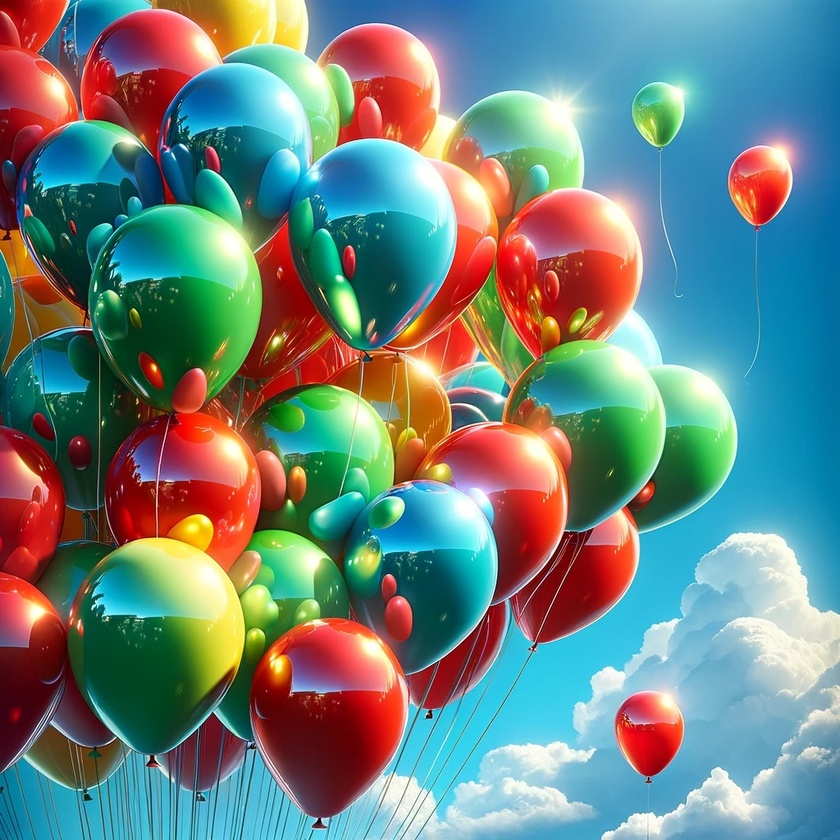
#> input picture assets/WhatsApp Image 2024-02-29 at 10.24.03 AM.jpeg, 840 x 840 px, shrunk from 1024 x 1024 before the run
$ python RnGDetection_fixed.py
#> lines starting #> are read from the running program, lines starting #| are printed output that depends on the picture; after the words box and inside, x2 and y2 are one past the last pixel; in counts of white or black regions, pixels touching at a corner belong together
import cv2
import numpy as np

# Load your image
image_path = 'assets/WhatsApp Image 2024-02-29 at 10.24.03 AM.jpeg'
image = cv2.imread(image_path)
#> image is the input picture: shape (840, 840, 3); mean B, G, R 127.1, 131, 109.7

# Check if image is loaded properly
if image is None:
    print("Error: Image not found. Check the file path.")
else:
    # Convert to HSV
    hsv = cv2.cvtColor(image, cv2.COLOR_BGR2HSV)
#> hsv: shape (840, 840, 3); mean H, S, V 80.3, 165.1, 175.3

    # Adjusted range for red color to catch close shades and exclude pinks
    # Increase the lower bounds of saturation and value to exclude lighter shades
    lower_red1 = np.array([0, 120, 100])  # Adjusted
    upper_red1 = np.array([10, 255, 255])
    mask_red1 = cv2.inRange(hsv, lower_red1, upper_red1)
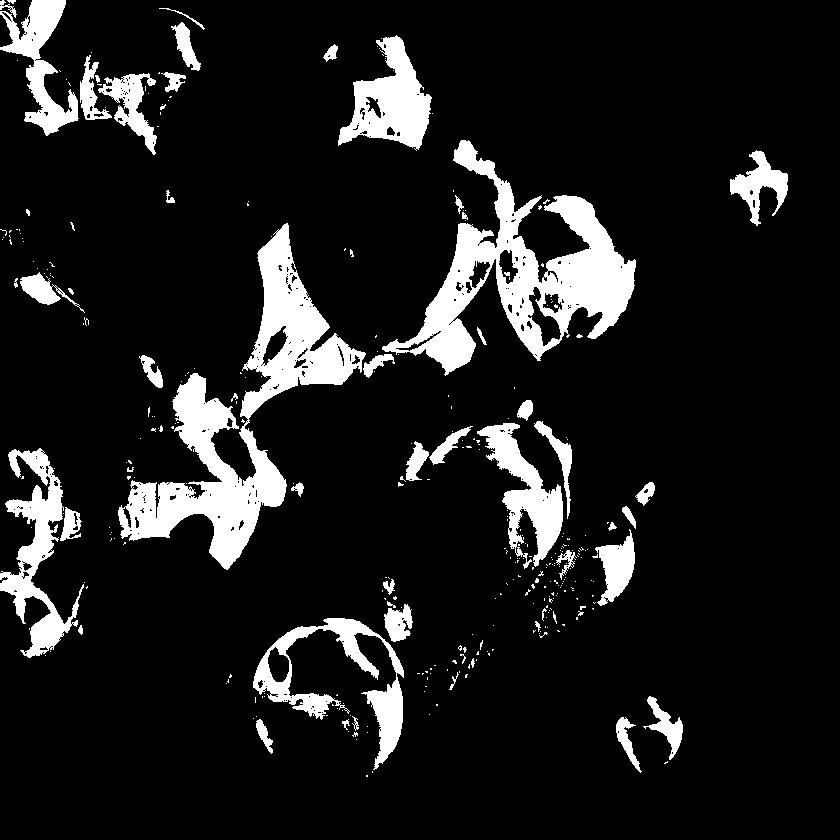
#> mask_red1: shape (840, 840); 11.4% white; 342 white regions (286 under 20 px), largest, box (x1, y1, x2, y2) and area: (118, 223, 366, 570) 21179, (382, 140, 636, 376) 18345, (0, 448, 84, 658) 5725

    lower_red2 = np.array([170, 120, 100])  # Adjusted
    upper_red2 = np.array([180, 255, 255])
    mask_red2 = cv2.inRange(hsv, lower_red2, upper_red2)
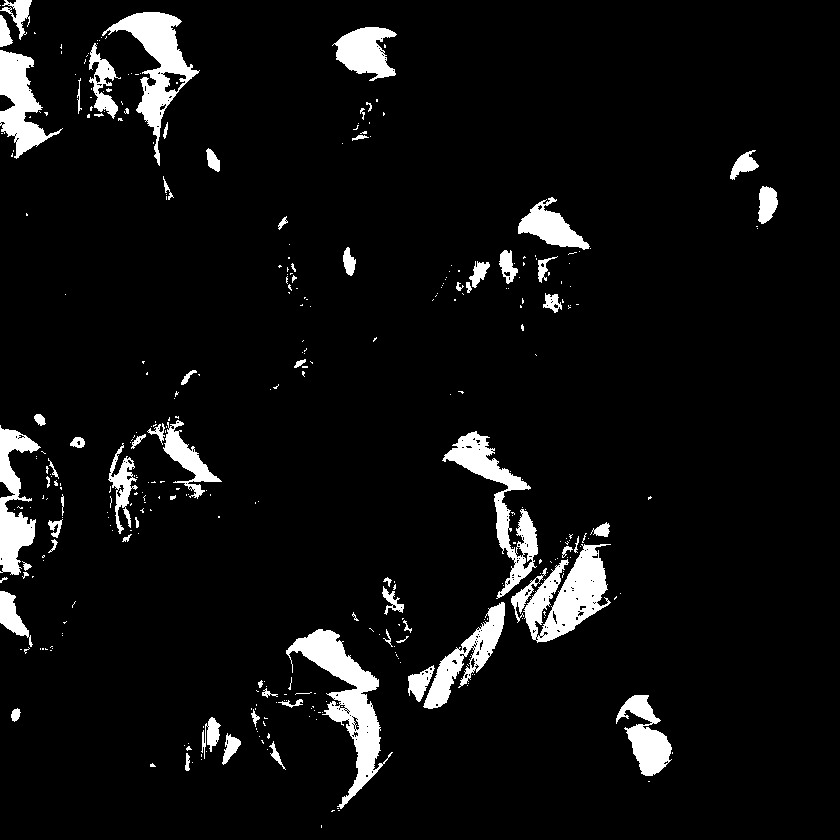
#> mask_red2: shape (840, 840); 6.3% white; 361 white regions (287 under 20 px), largest, box (x1, y1, x2, y2) and area: (286, 629, 393, 809) 5194, (523, 544, 611, 643) 4310, (102, 12, 200, 166) 4061

    # Combine the masks for red
    mask_red = cv2.bitwise_or(mask_red1, mask_red2)
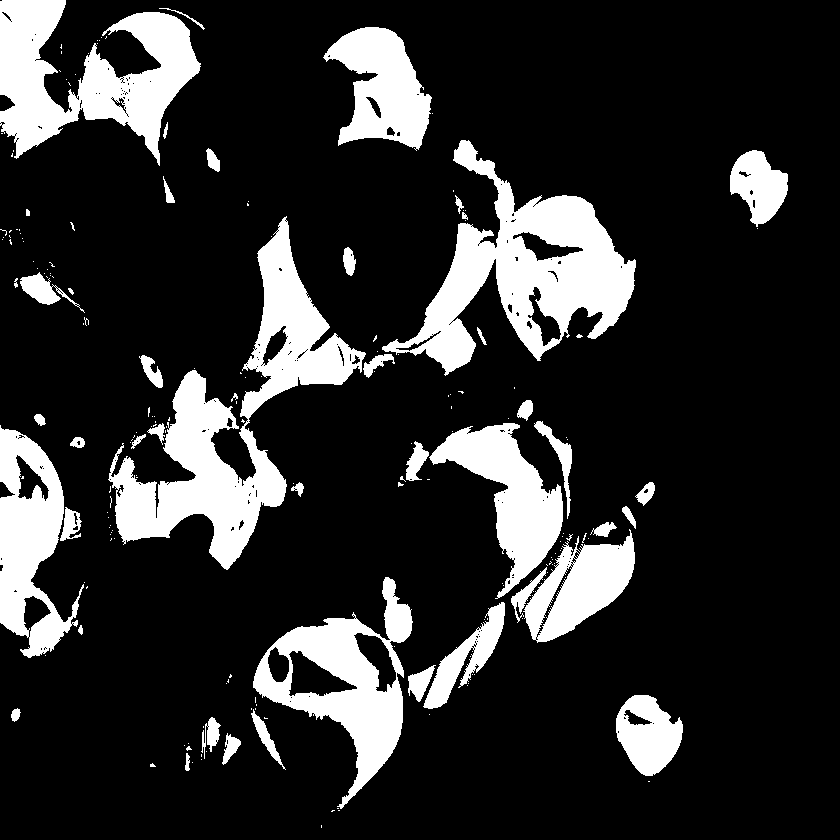
#> mask_red: shape (840, 840); 17.7% white; 200 white regions (154 under 20 px), largest, box (x1, y1, x2, y2) and area: (108, 216, 366, 570) 24112, (382, 140, 636, 376) 21297, (0, 0, 201, 166) 16463

    # Adjusted single range for green to catch close shades effectively
    lower_green = np.array([35, 100, 100])
    upper_green = np.array([85, 255, 255])  # Broadened range
    mask_green = cv2.inRange(hsv, lower_green, upper_green)
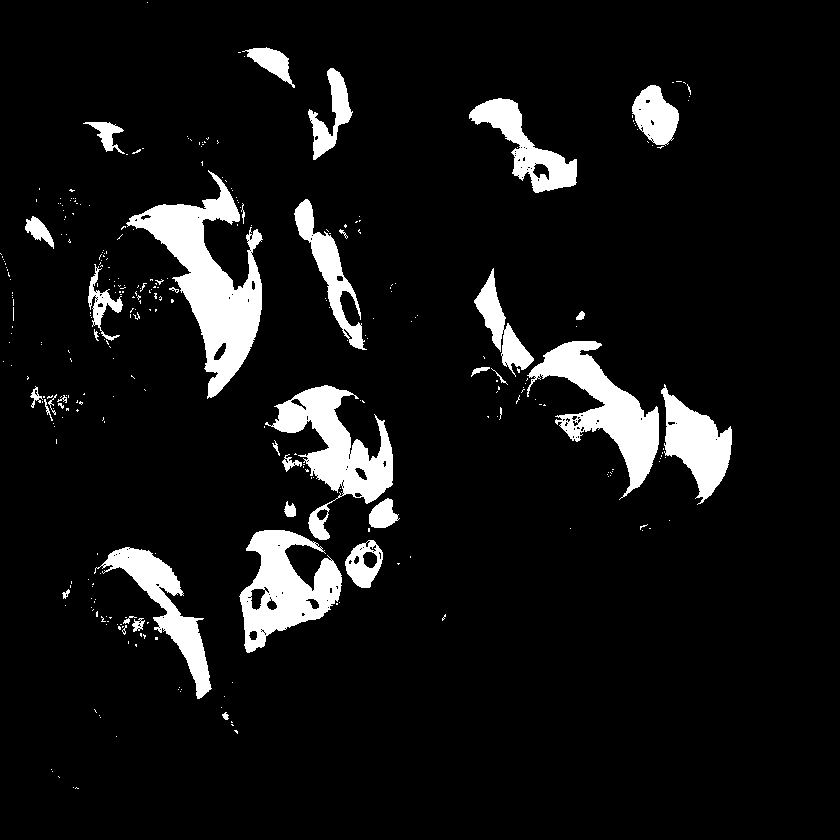
#> mask_green: shape (840, 840); 8.1% white; 327 white regions (292 under 20 px)

    # Process for red objects
    contours_red, _ = cv2.findContours(mask_red, cv2.RETR_TREE, cv2.CHAIN_APPROX_SIMPLE)
#> contours_red = 481 contours, 410 with area under 20; largest, box (x1, y1, x2, y2) and area: (108, 216, 366, 570) 23941, (382, 140, 636, 376) 22444, (0, 0, 201, 166) 16085, (253, 577, 413, 809) 15268, (0, 425, 84, 658) 10871
    for cnt in contours_red:
        if cv2.contourArea(cnt) > 500:
            cv2.drawContours(image, [cnt], -1, (0, 255, 0), 2)
#> this loop made 481 passes
#> cnt on passes 1, 2, 4: [[321, 825], [321, 827]], [[338, 810], [339, 810]], [[337, 808], [338, 808]]
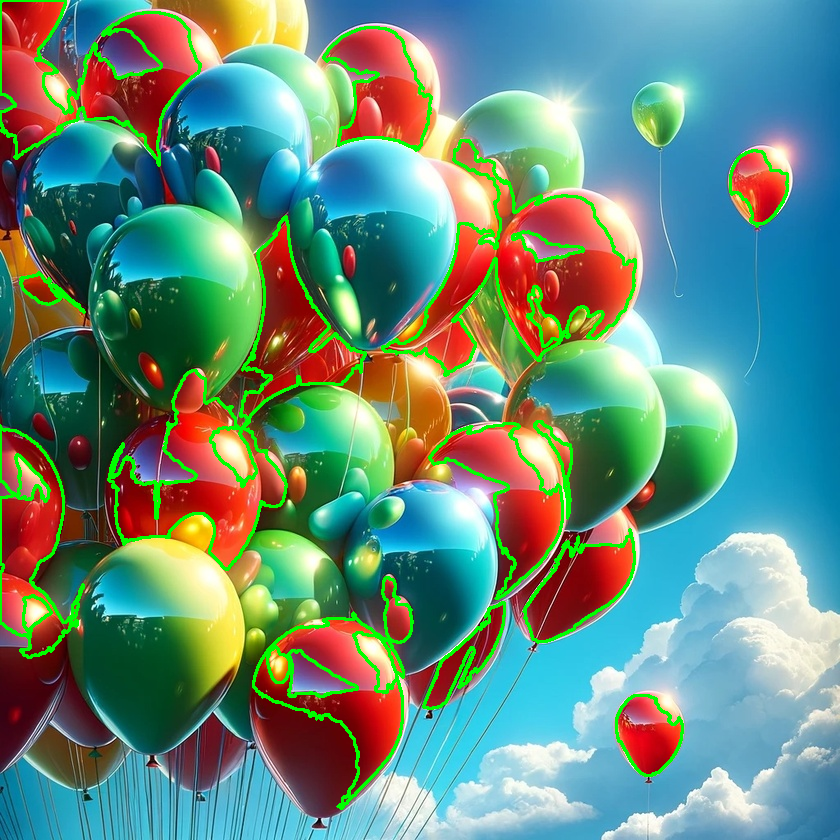
#> image: shape (840, 840, 3); 4.61% of pixels changed, all inside (x1, y1, x2, y2) = (0, 0, 789, 810)

    # Process for green objects
    contours_green, _ = cv2.findContours(mask_green, cv2.RETR_TREE, cv2.CHAIN_APPROX_SIMPLE)
#> contours_green = 514 contours, 466 with area under 20; largest, box (x1, y1, x2, y2) and area: (126, 170, 263, 399) 10436, (265, 385, 393, 540) 6870, (239, 530, 342, 653) 6741, (527, 341, 659, 500) 6724, (94, 547, 212, 699) 4124
    for cnt in contours_green:
        if cv2.contourArea(cnt) > 500:
            cv2.drawContours(image, [cnt], -1, (0, 0, 255), 2)
#> this loop made 514 passes
#> cnt on passes 2 to 4: [[73, 787]], [[58, 776], [59, 777]], [[52, 771]]
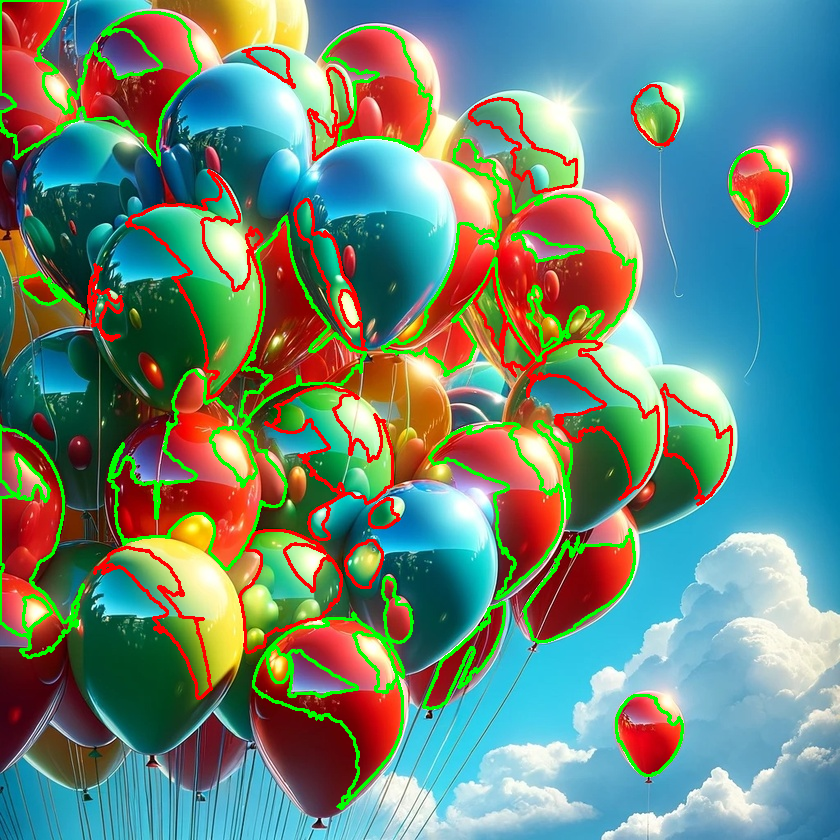
#> image: shape (840, 840, 3); 2.9% of pixels changed, all inside (x1, y1, x2, y2) = (87, 46, 733, 700)

    # Display the image
    cv2.imshow('Image', image)
    cv2.waitKey(0)
    cv2.destroyAllWindows()

$ run again, with assets/pattern-of-slices-citrus-fruit-of-lemons-oranges-royalty-free-image-1690494580.jpg copied over assets/WhatsApp Image 2024-02-29 at 10.24.03 AM.jpeg
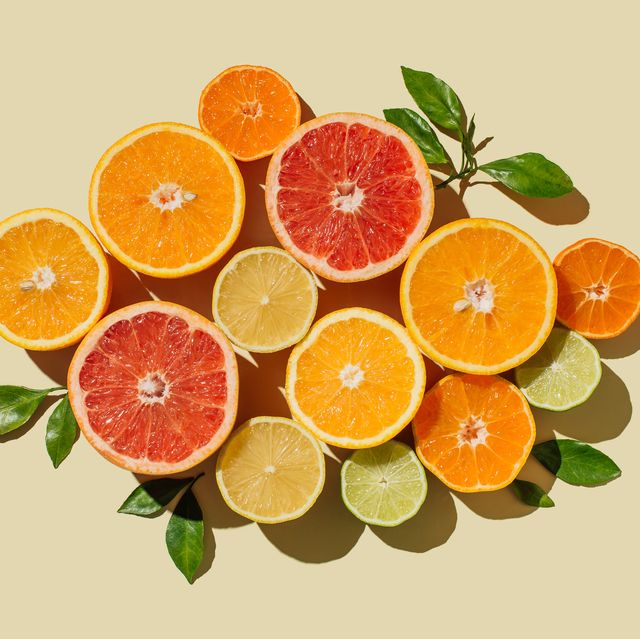
#> input picture assets/pattern-of-slices-citrus-fruit-of-lemons-oranges-royalty-free-image-1690494580.jpg, 640 x 639 px
#> image is the input picture: shape (639, 640, 3); mean B, G, R 103, 165.6, 210
#> hsv: shape (639, 640, 3); mean H, S, V 19.9, 136, 211
#> `mask_red1 = cv2.inRange(hsv, lower_red1, upper_red1)`:
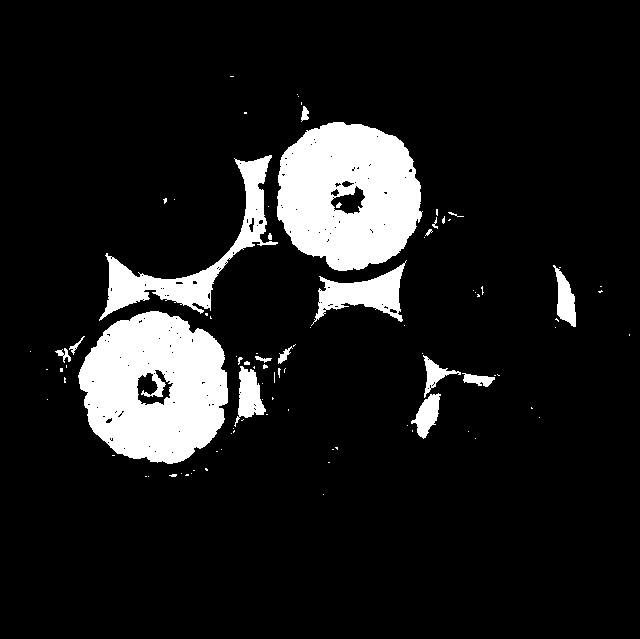
#> mask_red1: shape (639, 640); 11% white; 94 white regions (73 under 20 px), largest, box (x1, y1, x2, y2) and area: (78, 311, 228, 464) 16755, (277, 122, 423, 271) 16253, (99, 155, 278, 321) 5465
#> mask_red2: shape (639, 640); 0.01% white in thin lines or dots, all inside (x1, y1, x2, y2) = (107, 158, 387, 336)
#> mask_red: shape (639, 640); 11% white; 94 white regions (73 under 20 px), largest, box (x1, y1, x2, y2) and area: (78, 311, 228, 464) 16759, (277, 122, 423, 271) 16270, (99, 155, 278, 321) 5466
#> mask_green: shape (639, 640); 2.4% white; 54 white regions (41 under 20 px)
#> contours_red = 229 contours, 206 with area under 20; largest, box (x1, y1, x2, y2) and area: (78, 311, 228, 464) 17264, (277, 122, 423, 271) 16688, (99, 155, 278, 321) 5204, (311, 260, 407, 326) 2400, (234, 366, 266, 427) 912
#> the loop `for cnt in contours_red:` made 229 passes
#> cnt on passes 1 to 3: [[323, 494]], [[148, 476]], [[145, 476], [146, 476]]
#> contours_green = 221 contours, 197 with area under 20; largest, box (x1, y1, x2, y2) and area: (481, 152, 572, 195) 2112, (403, 67, 460, 130) 1815, (166, 515, 203, 582) 1589, (556, 453, 620, 484) 1168, (46, 396, 76, 465) 880
#> the loop `for cnt in contours_green:` made 221 passes
#> cnt on passes 2, 5, 6: [[186, 576], [187, 575], [188, 576], [187, 577]], [[182, 569], [183, 568], [184, 569], [183, 570]], [[179, 569], [180, 568], [181, 569], [180, 570]]
#> after the loop `for cnt in contours_green:`:
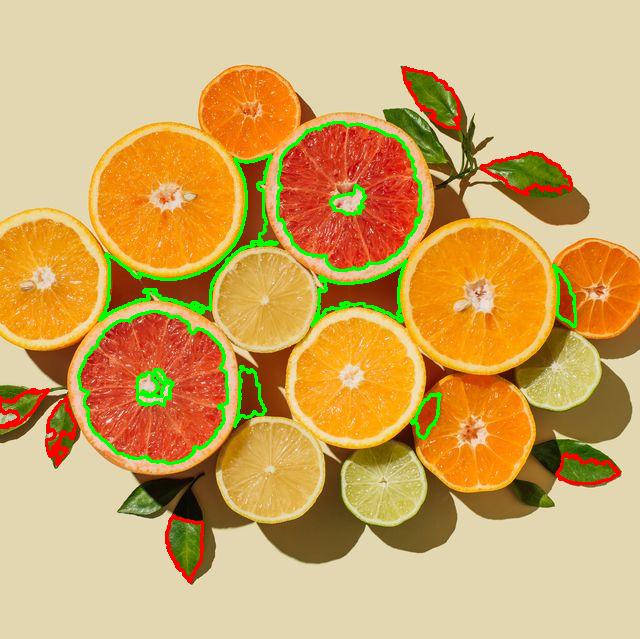
#> image: shape (639, 640, 3); mean B, G, R 101.4, 168.2, 207.2
